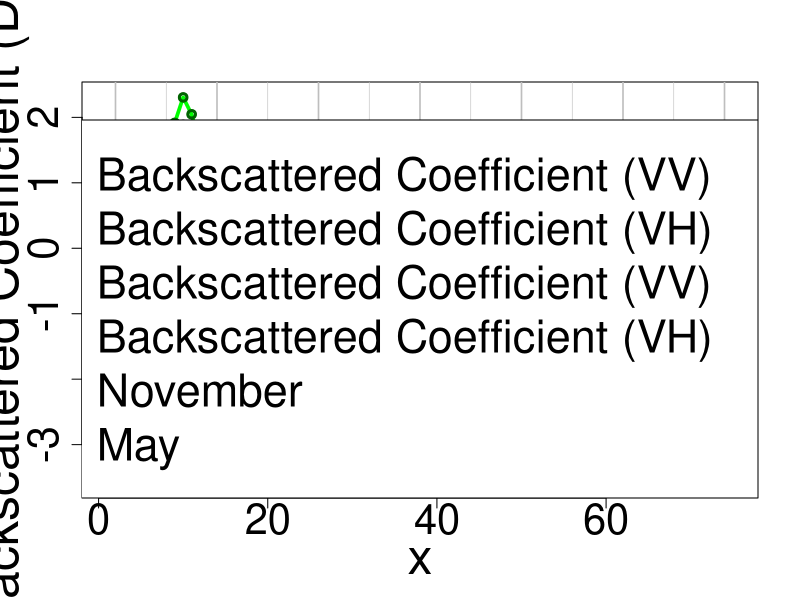

R code for this plot:


# c-band data for entire study area filtered
Af<-c(-11.6496397270891,-11.388527341566,-11.1626211611812,-10.7709142055273,-10.4702081190412,-10.297278510782,-10.1690081784866,-10.3108921815994,-10.4585927612367,-10.6469050375461,-10.8954263888282,-11.3433629573715,-11.5629486389943,-12.176806242299,-11.3875939551695,-11.412660912257,-11.0148345117958,-10.5920282009116,-10.4080223909864,-10.5102313930756,-10.7545750593137,-10.836326037146,-10.9514240458166,-10.79074830457,-11.0437794299733,-11.3831906257456,-11.3219999328164,-11.1914712459036,-10.8716920150463,-10.5824866516703,-10.3750507977272,-10.5146818625503,-10.648118778215,-10.8260973882162,-10.8561668190584,-10.7594025741754,-10.6735535503422,-10.9371578153411,-10.8932755194734,-10.947252223265,-10.7979006293638,-10.7266496443522,-10.5355030905843,-10.4944902880017,-10.6386455498984,-10.7151306131783,-10.8695360729576,-10.6593247178208,-10.7993114715929,-10.8706502058605,-11.1163068930441,-11.0823111917478,-10.8966812119788,-10.7488579748798,-10.652236954551,-10.7105578510892,-10.8731284291486,-10.9211600178523,-10.8993200377925,-10.8163121268858,-10.7993240917353,-10.9158597742678,-10.9352007042387,-11.0525225277176,-10.821631630293,-10.6506113015956,-10.4648729854706,-10.499520744261,-10.5770915287971,-10.7755613840533,-10.9273970876162,-11.0440249800324) 
# c-band data for entire study area filtered
A<-c(-11.8839818665544,-11.3558385707335,-11.254312161456,-10.7165536473514,-10.3968146627144,-10.2935563631455,-9.98707726975831,-10.3216664382143,-10.4783742578554,-10.5762481315342,-10.8499611784531,-11.3270343505167,-11.3604103732633,-13.1611581503915,-10.7665752480822,-11.5737204120313,-11.2215084754322,-10.3722828774767,-10.1903814618587,-10.4731408594664,-10.8416239713654,-10.8476378161834,-11.173218070413,-10.4472606056287,-10.9463593123311,-11.7186234393964,-11.34221112523,-11.262145391818,-10.9028354676566,-10.5160659747652,-10.1446575162199,-10.5363126118815,-10.6250718344569,-10.9027820031965,-11.0041475854632,-10.7017251876931,-10.4150300996847,-11.1613423904543,-10.8621792642395,-11.0216955258252,-10.7651247159998,-10.820903173295,-10.4366825938873,-10.3690665468568,-10.6608773673843,-10.703461079042,-11.1167445487895,-10.436490504683,-10.7931850479193,-10.7696333132921,-11.3036351868597,-11.1998716163323,-10.8416766882024,-10.728247539564,-10.5502409158795,-10.6331036366773,-10.9610189186494,-10.9773051843848,-10.9403690798834,-10.7542094741763,-10.7255777384373,-10.9612898565456,-10.8670549288722,-11.2831033431448,-10.8057147398128,-10.6248210798265,-10.3423873498234,-10.4791016177709,-10.5105915916996,-10.7888602616332,-10.9832376867362,-11.1068148641976) 
# choosing to use filtered data, comment if you want to use the raw data

# c-band data for entire study area non-filtered
A_VH<-c(0.070706,0.071491,0.070240,0.064804,0.073184,0.074915,0.084790,0.091268,0.093464,0.100298,0.092861,0.089570,0.087574,0.082225,0.073671,0.073107,0.048293,0.083819,0.069603,0.075483,0.091785,0.095711,0.089678,0.082383,0.082269,0.076327,0.090214,0.080420,0.067319,0.073414,0.074780,0.081230,0.088796,0.096724,0.088383,0.086595,0.081231,0.079357,0.085080,0.090886,0.076536,0.081994,0.079037,0.083847,0.082777,0.090434,0.091853,0.085884,0.085046,0.077326,0.090438,0.083307,0.083760,0.074069,0.075860,0.082382,0.084562,0.088100,0.086435,0.080149,0.079849,0.080531,0.084058,0.084614,0.080144,0.081902,0.074420,0.083067,0.086600,0.092419,0.089555,0.088908,0.083390,0.079740,0.077503) 
# choosing to use filtered data, comment if you want to use the raw data
A_VH<-10*log10(abs(A_VH))
A_VV<-c(0.343449,0.337872,0.366733,0.385892,0.380157,0.377605,0.401661,0.434150,0.437484,0.452665,0.442539,0.424274,0.423857,0.403443,0.348823,0.376734,0.270276,0.374980,0.292073,0.317289,0.388303,0.388921,0.373389,0.353222,0.350801,0.324247,0.411948,0.399063,0.323756,0.354848,0.317948,0.355128,0.380591,0.401316,0.376433,0.374606,0.363568,0.375621,0.395677,0.419170,0.362737,0.357754,0.343889,0.354741,0.361330,0.374553,0.381004,0.357160,0.369305,0.342356,0.406901,0.398860,0.386706,0.358833,0.340941,0.355118,0.365941,0.372887,0.370168,0.349284,0.349177,0.353256,0.377678,0.386596,0.371857,0.362547,0.331024,0.359308,0.374695,0.390002,0.381746,0.379416,0.366301,0.357572,0.372431)
A_VV<-10*log10(abs(A_VV))

meanVH<-mean(A_VH)
meanVV<-mean(A_VV)
stdVH<-sd(A_VH)
stdVV<-sd(A_VV)
A_VH_n<-(A_VH-meanVH)/(stdVH)
A_VV_n<-(A_VV-meanVV)/(stdVV)


An<-A_VH_n
A=A_VV_n

x = c(1:length(A))  


# Divide data according to years
A2015<-A[1 :12]
A2016<-A[13:24]
A2017<-A[25:36]
A2018<-A[37:48]
A2019<-A[49:60]
A2020<-A[61:72]

# Calculate mean value for each year
m_A15=mean(A2015)
m_A16=mean(A2016)
m_A17=mean(A2017)
m_A18=mean(A2018)
m_A19=mean(A2019)
m_A20=mean(A2020)

# Calculate std for each year
sd_A15=sd(A2015)
sd_A16=sd(A2016)
sd_A17=sd(A2017)
sd_A18=sd(A2018)
sd_A19=sd(A2019)
sd_A20=sd(A2020)

# manual definition of peak coordinates
peaks<-c(A2015[7],A2016[7],A2017[7],A2018[8],A2019[7],A2020[7])
xpeaks<-c(7      ,7+12    ,7+12*2  ,8+12*3  ,7+12*4  ,7+12*5  )

#group means and stds into arrays for easy interpretation
sds<-c(sd_A15,sd_A16,sd_A17,sd_A18,sd_A19,sd_A20)
means<-c(m_A15,m_A16,m_A17,m_A18,m_A19,m_A20)
# means=-10.79695 -11.03318 -10.86451 -10.74070 -10.86557 -10.78863
# stds= 0.4902407 0.5133871 0.3188508 0.1506143 0.1365497 0.2012161

# these are for drawing the polygon, L represent the lower value of STD on the graph and H the higher
sds_L<-means-sds/2
sds_H<-means+sds/2


# ** START for non filtered data
# Divide data according to years
An2015<-An[1 :12]
An2016<-An[13:24]
An2017<-An[25:36]
An2018<-An[37:48]
An2019<-An[49:60]
An2020<-An[61:72]

# Calculate mean value for each year
mn_A15=mean(An2015)
mn_A16=mean(An2016)
mn_A17=mean(An2017)
mn_A18=mean(An2018)
mn_A19=mean(An2019)
mn_A20=mean(An2020)

# Calculate std for each year
sdn_A15=sd(An2015)
sdn_A16=sd(An2016)
sdn_A17=sd(An2017)
sdn_A18=sd(An2018)
sdn_A19=sd(An2019)
sdn_A20=sd(An2020)

# manual definition of peak coordinates
peaksn<-c(An2015[7],An2016[7],An2017[7],An2018[8],An2019[7],An2020[7])
xpeaksn<-c(7      ,7+12    ,7+12*2  ,8+12*3  ,7+12*4  ,7+12*5  )


#group means and stds into arrays for easy interpretation
sdsn<-c(sdn_A15,sdn_A16,sdn_A17,sdn_A18,sdn_A19,sdn_A20)
meansn<-c(mn_A15,mn_A16,mn_A17,mn_A18,mn_A19,mn_A20)
print (meansn)
print (sdsn)
# means= -10.78678 -11.03574 -10.88358 -10.73080 -10.87104 -10.78988
# stds=  0.5590332 0.7936562 0.4233776 0.2787666 0.2195524 0.2735137

# these are for drawing the polygon, L represent the lower value of STD on the graph and H the higher
sdsn_L<-meansn-sdsn/2
sdsn_H<-meansn+sdsn/2

# ** END for non filtered data




# these are the corresponsing Julies were the std will be drawn on
sds_X<-c(7      ,7+12    ,7+12*2  ,7+12*3  ,7+12*4  ,7+12*5  )
xm<-sds_X
ym<-c(m_A15,m_A16,m_A17,m_A18,m_A19,m_A20)

# calculate linear regression of the standard deviation 
regSds = lm(sds~sds_X)
# calculate linear regression of all points of backscattered coefficient included on the graph
reg = lm(A~x)
# calculate linear regression of peak blooming backscattered coefficients on the graph
regPeaks = lm(peaks~xpeaks)


# define name and size of image to be exported
png(filename="SARphenology1_nonfiltered_forTwitter_manuallyInspected.png", width = 2000, height = 1100)


# plot backscattered coefficient as points - used to start the plot, points drawn again later
plot(x, A,ylab="Backscattered Coefficient (DB)", lwd=2,cex.lab=3,cex.axis=2.5)

# it is moving the label inside the plot so that I can copy it from paint, otherwise it is cut outside the image
#title(ylab="Backscattered Coefficient (DB)", mgp=c(-2.5,1,0), cex.lab=3)

# draw vertical lines for Januaries
abline(v=2,col="gray",lwd = 1.6)
abline(v=14,col="gray",lwd = 1.6)
abline(v=26,col="gray",lwd = 1.6)
abline(v=38,col="gray",lwd = 1.6)
abline(v=50,col="gray",lwd = 1.6)
abline(v=62,col="gray",lwd = 1.6)
abline(v=74,col="gray",lwd = 1.6)

# draw vertical dotted lines for Julies
abline(v= 8,col="gray",lwd = 0.6)
abline(v=20,col="gray",lwd = 0.6)
abline(v=32,col="gray",lwd = 0.6)
abline(v=44,col="gray",lwd = 0.6)
abline(v=56,col="gray",lwd = 0.6)
abline(v=68,col="gray",lwd = 0.6)


# Draw polygon and segments of std deviation trend
# polygon(c(sds_X,rev(sds_X)),c(sdsn_L,rev(sdsn_H)),col="floralwhite",border="papayawhip", lwd=3, type="l",lty=3)
# polygon(c(sds_X,rev(sds_X)),c(sds_L,rev(sds_H)),col="papayawhip",border="papayawhip")
# segments(sds_X, sdsn_L, sds_X, sdsn_H, col="papayawhip", lwd=9)
# segments(sds_X, sds_L, sds_X, sds_H, col="orange", lwd=9,)

#Draw line connecting points of backscattered coefficients and redraw points of backcoe
length(x)
length(A)
lines(x,A,col="green",lwd = 3.6)
points(x,A,col="darkgreen",lwd = 3)

length(x)
length(An)
#Draw line connecting points of backscattered coefficients and redraw points of backcoe
lines(x,An,col="blue",lwd = 2.8, type="l")
points(x,An,col="black",lwd = 3)


# add trend of the standard deviation to the graph
# abline(regSds,col="green",lwd = 3.7)
# add trend of all points of backscattered coefficients on the graph
# abline(reg,col="blue",lwd = 3.7)
# add trend of peak blooming backscattered coefficients on the graph
# abline(regPeaks,col="green",lwd = 3.7)





# draw points at peak blooming
#points(xpeaks,peaks, cex=.8, pch=4, col="green",lwd = 7)

# draw points at mean backcoe of each year
#points(xm,ym, cex=.8, pch=3, col="darkgreen",lwd = 7)         



# draw legend table
op <- par(cex = 2.7) # font size
legend(x = "bottomright",  legend = c("Backscattered Coefficient (VV)  ", "Backscattered Coefficient (VH) ",  "Backscattered Coefficient (VV)", "Backscattered Coefficient (VH)", "November", "May"), lty = c(0, 0, 1, 1,  1, 1), pch = c(1, 1, NA, NA,  NA, NA),  col = c("black","darkgreen", "blue", "green",  "gray","gray"), lwd = c(2,2,2,2,1.6,0.6))     


dev.off()

# print linear regression of the standard deviation 
print(regSds) 
# print linear regression of all bascattered coefficients
print(reg) 
# print linear regression of all peak bascattered coefficients
print(regPeaks) 






